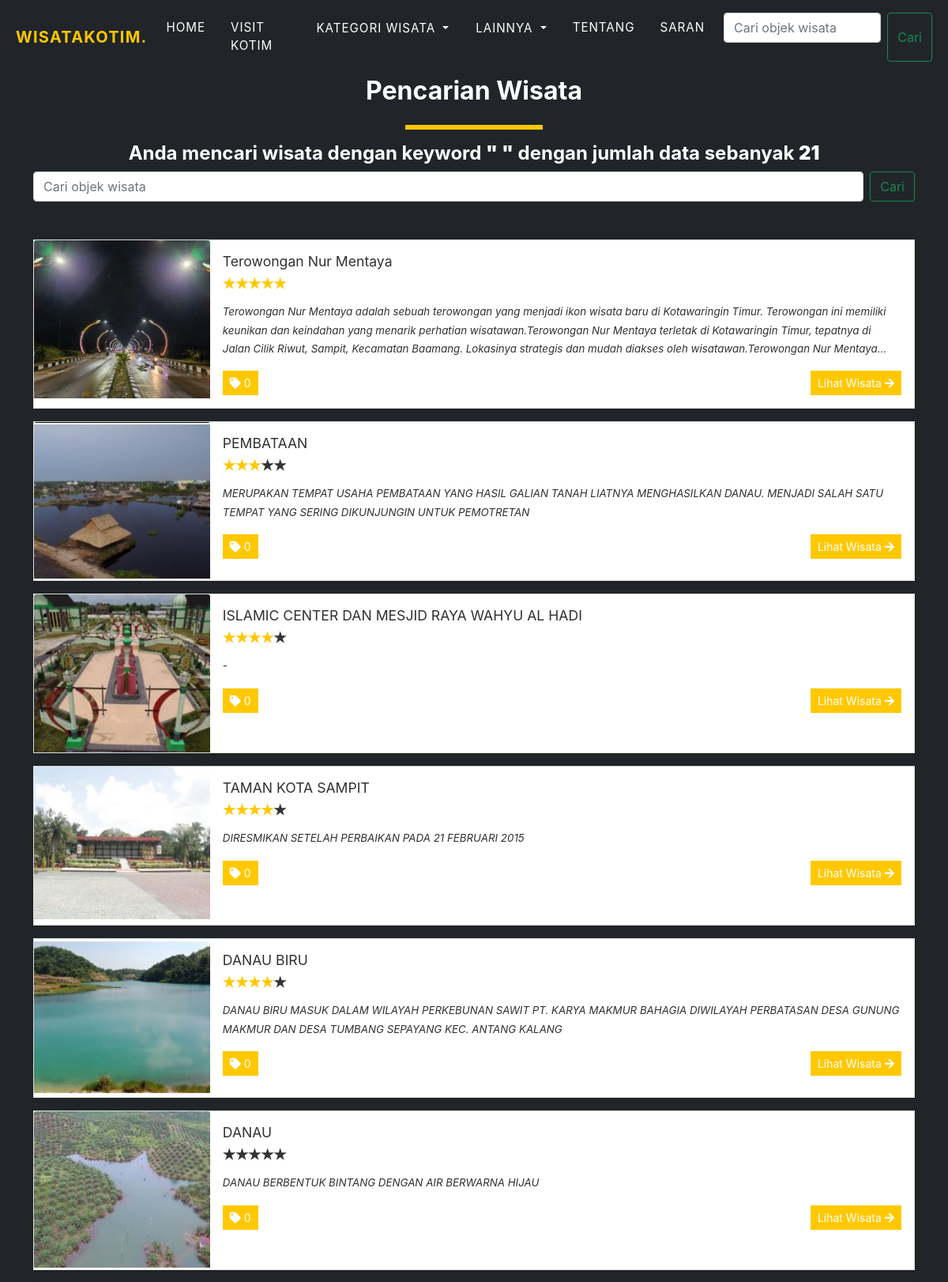
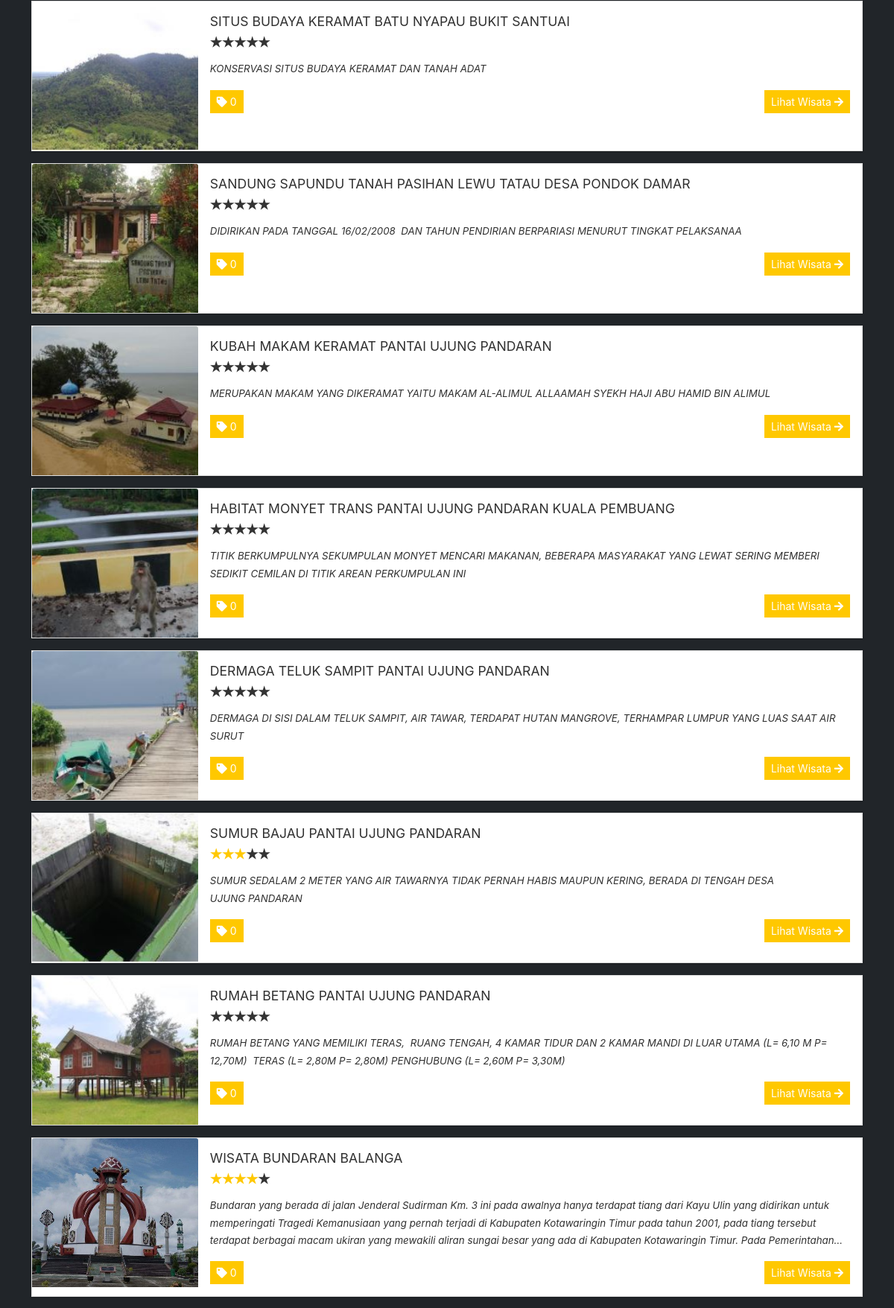
Screenshot of /search.php (upper part) with the database file from the repository (2 pictures, top to bottom).
### tables this page shows
CREATE TABLE `packages` (
  `id` int(30) NOT NULL,
  `title` text DEFAULT NULL,
  `tour_location` text DEFAULT NULL,
  `lat` varchar(255) NOT NULL,
  `lng` varchar(255) NOT NULL,
  `cost` double NOT NULL,
  `type` tinyint(2) NOT NULL DEFAULT 1,
  `description` text DEFAULT NULL,
  `upload_path` text DEFAULT NULL,
  `status` tinyint(4) NOT NULL DEFAULT 1 COMMENT '1 =active ,2 = Inactive',
  `date_created` datetime NOT NULL DEFAULT current_timestamp()
);

### config.php (called while the page is built, shortened)
<?php
function validate_image($file){
	if(!empty($file)){
		if(is_file(base_app.$file)){
			return base_url.$file;
		}else{
			return base_url.'dist/img/no-image-available.jpg';
		}
	}else{
		return base_url.'dist/img/no-image-available.jpg';
	}
}
?>

### search.php (the view, shortened to what this page needs)
<!DOCTYPE html>
<html lang="id" class="" style="height: auto;">
<?php require_once('config.php'); ?>
<?php require_once('inc/header.php') ?>
<body>
    <?php require_once('inc/topBarNav.php') ?>
    <section class="page-section bg-dark" id="home">
        <div class="container">
            <div class="w-100">
                <?php
                if(isset($_GET['search'])){
                    $count = $conn->query("SELECT * FROM `packages` where title LIKE '%$query%' order by id DESC");
                } else{
                    $count = $conn->query("SELECT * FROM `packages` where title LIKE '%$query%' order by id DESC");
                } ?>
                <h2 class="text-center">Pencarian Wisata</h2>
                <div class="d-flex w-100 justify-content-center">
                    <hr class="border-warning" style="border:3px solid" width="15%">
                </div>
                <div class="row">
                    <h4 class="text-center"> Anda mencari wisata dengan keyword <b>" <?=$query?> "</b> dengan jumlah
                        data
                        sebanyak <b><?php $count=$count->num_rows; echo $count;  ?></b></h4>
                </div>
                <div class="row">
                    <form class="d-flex" action="http://localhost/tourism/search.php" method="GET">
                        <input class="form-control me-2" type="search" placeholder="Cari objek wisata"
                            aria-label="Search" name="search">
                        <button class="btn btn-outline-success" type="submit">Cari</button>
                    </form>
                </div>
                <br><br>
                <?php
			if(isset($_GET['search'])){
				$packages = $conn->query("SELECT * FROM `packages` where title LIKE '%$query%' order by id DESC");
			} else{
				$packages = $conn->query("SELECT * FROM `packages` where title LIKE '%$query%' order by id DESC");
			}
			while ($row = $packages->fetch_assoc()) :
				$cover = '';
				if (is_dir(base_app . DIRECTORY_SEPARATOR . $row['upload_path'])) {
					$img = scandir(base_app . DIRECTORY_SEPARATOR . $row['upload_path']);
					$im = $img[0];
					if(isset($img[2])){
						$im = $img[2];
					}
					$cover = $row['upload_path'] . '/' . $im;
				}
				$row['description'] = strip_tags(stripslashes(html_entity_decode($row['description'])));
				$review = $conn->query("select avg(rate) rating from rate_review WHERE package_id='{$row['id']}'");
				$rating = $review->fetch_assoc()['rating'];
				$rate = number_format($rating);
			?>
                <div class="card d-flex w-100 rounded-0 mb-3 package-item">
                    <img class="card-img-top" src="<?= validate_image($cover) ?>" alt="<?= $row['title'] ?>"
                        height="200rem" style="object-fit:cover">
                    <div class="card-body">
                        <h5 class="card-title truncate-1"><?= $row['title'] ?></h5>
                        <div class=" w-100 d-flex justify-content-start">
                            <form action="">
                                <div class="stars stars-small">
                                        <?= $rate == 5 ? "checked" : '' ?> /> <label class="star star-5"
                                        for="star-5"></label>
                                        <?= $rate == 4 ? "checked" : '' ?> /> <label class="star star-4"
                                        for="star-4"></label>
                                        <?= $rate == 3 ? "checked" : '' ?> /> <label class="star star-3"
                                        for="star-3"></label>
                                        <?= $rate == 2 ? "checked" : '' ?> /> <label class="star star-2"
                                        for="star-2"></label>
                                        <?= $rate == 1 ? "checked" : '' ?> /> <label class="star star-1"
                                        for="star-1"></label>
                                </div>
                            </form>
                        </div>
                        <p class="card-text truncate"><?= $row['description'] ?></p>
                        <div class="w-100 d-flex justify-content-between">
                            <span class="rounded-0 btn btn-flat btn-sm btn-primary"><i class="fa fa-tag"></i>
                                <?= number_format($row['cost']) ?></span>
                            <a href="./?page=view_package&id=<?= $row['id'] ?>"
                                class="btn btn-sm btn-flat btn-warning">Lihat Wisata <i
                                    class="fa fa-arrow-right"></i></a>
                        </div>
                    </div>
                </div>
                <?php endwhile; ?>
            </div>
        </div>
    </section>
</body>
</html>

### rows the page displays
packages: upload_path (picture), title "Terowongan Nur Mentaya", description "Terowongan Nur Mentaya adalah sebuah terowongan yang menjadi ikon wisata baru di Kotawaringin Timur. Terowongan ini memiliki keunikan dan keindahan yang menarik perhatian wisatawan.Terowongan Nur Mentaya terletak di Kotawaringin Timur, tepatnya di Jalan Cilik Riwut, Sampit, Kecamatan Baamang. Lokasinya strategis dan mudah diakses oleh wisatawan.Terowongan Nur…", cost "0"
packages: upload_path (picture), title "PEMBATAAN", description "MERUPAKAN TEMPAT USAHA PEMBATAAN YANG HASIL GALIAN TANAH LIATNYA MENGHASILKAN DANAU. MENJADI SALAH SATU TEMPAT YANG SERING DIKUNJUNGIN UNTUK PEMOTRETAN", cost "0"
packages: upload_path (picture), title "ISLAMIC CENTER DAN MESJID RAYA WAHYU AL HADI", description "-", cost "0"
packages: upload_path (picture), title "TAMAN KOTA SAMPIT", description "DIRESMIKAN SETELAH PERBAIKAN PADA 21 FEBRUARI 2015", cost "0"
packages: upload_path (picture), title "DANAU BIRU", description "DANAU BIRU MASUK DALAM WILAYAH PERKEBUNAN SAWIT PT. KARYA MAKMUR BAHAGIA DIWILAYAH PERBATASAN DESA GUNUNG MAKMUR DAN DESA TUMBANG SEPAYANG KEC. ANTANG KALANG", cost "0"
packages: upload_path (picture), title "DANAU", description "DANAU BERBENTUK BINTANG DENGAN AIR BERWARNA HIJAU", cost "0"
packages: upload_path (picture), title "SITUS BUDAYA KERAMAT BATU NYAPAU BUKIT SANTUAI", description "KONSERVASI SITUS BUDAYA KERAMAT DAN TANAH ADAT", cost "0"
packages: upload_path (picture), title "SANDUNG SAPUNDU TANAH PASIHAN LEWU TATAU DESA PONDOK DAMAR", description "DIDIRIKAN PADA TANGGAL 16/02/2008 DAN TAHUN PENDIRIAN BERPARIASI MENURUT TINGKAT PELAKSANAA", cost "0"
packages: upload_path (picture), title "KUBAH MAKAM KERAMAT PANTAI UJUNG PANDARAN", description "MERUPAKAN MAKAM YANG DIKERAMAT YAITU MAKAM AL-ALIMUL ALLAAMAH SYEKH HAJI ABU HAMID BIN ALIMUL", cost "0"
packages: upload_path (picture), title "HABITAT MONYET TRANS PANTAI UJUNG PANDARAN KUALA PEMBUANG", description "TITIK BERKUMPULNYA SEKUMPULAN MONYET MENCARI MAKANAN, BEBERAPA MASYARAKAT YANG LEWAT SERING MEMBERI SEDIKIT CEMILAN DI TITIK AREAN PERKUMPULAN INI", cost "0"
packages: upload_path (picture), title "DERMAGA TELUK SAMPIT PANTAI UJUNG PANDARAN", description "DERMAGA DI SISI DALAM TELUK SAMPIT, AIR TAWAR, TERDAPAT HUTAN MANGROVE, TERHAMPAR LUMPUR YANG LUAS SAAT AIR SURUT", cost "0"
packages: upload_path (picture), title "SUMUR BAJAU PANTAI UJUNG PANDARAN", description "SUMUR SEDALAM 2 METER YANG AIR TAWARNYA TIDAK PERNAH HABIS MAUPUN KERING, BERADA DI TENGAH DESA UJUNG PANDARAN", cost "0"
packages: upload_path (picture), title "RUMAH BETANG PANTAI UJUNG PANDARAN", description "RUMAH BETANG YANG MEMILIKI TERAS, RUANG TENGAH, 4 KAMAR TIDUR DAN 2 KAMAR MANDI DI LUAR UTAMA (L= 6,10 M P= 12,70M) TERAS (L= 2,80M P= 2,80M) PENGHUBUNG (L= 2,60M P= 3,30M)", cost "0"
packages: upload_path (picture), title "WISATA BUNDARAN BALANGA", description "Bundaran yang berada di jalan Jenderal Sudirman Km. 3 ini pada awalnya hanya terdapat tiang dari Kayu Ulin yang didirikan untuk memperingati Tragedi Kemanusiaan yang pernah terjadi di Kabupaten Kotawaringin Timur pada tahun 2001, pada tiang tersebut terdapat berbagai macam ukiran yang mewakili aliran sungai besar yang ada di Kabupaten Kotawaringin Timur. Pada…", cost "0"

### other values shown
$count "21"
